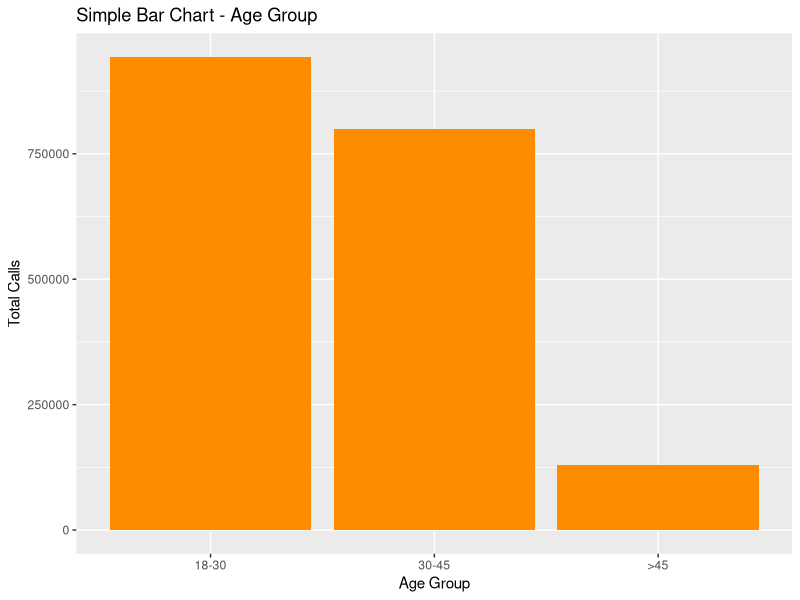
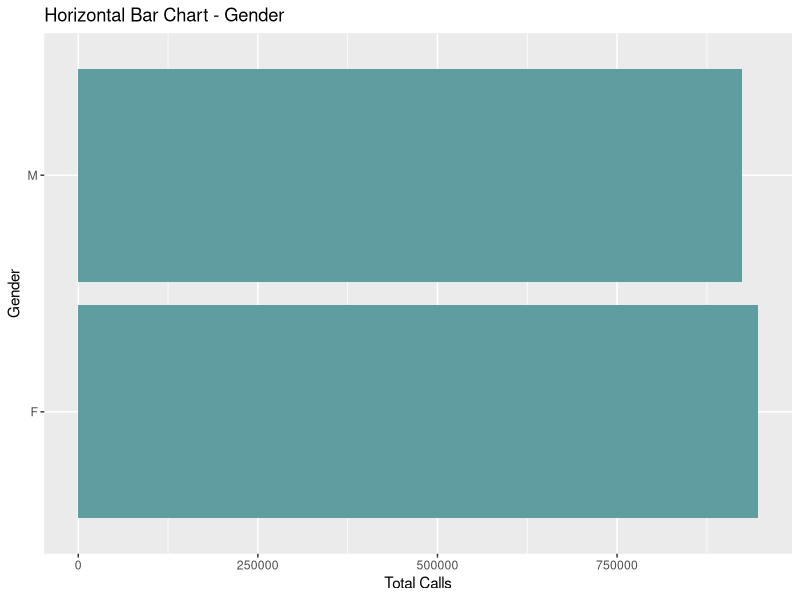
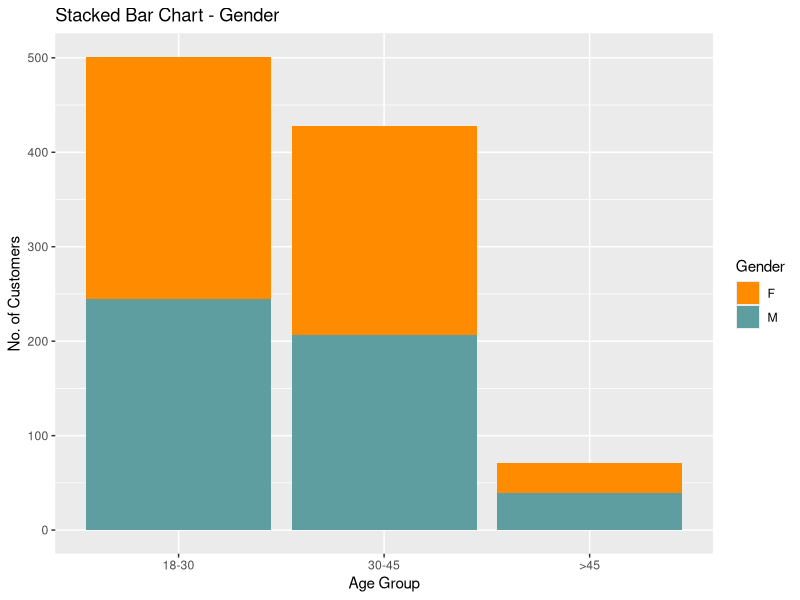
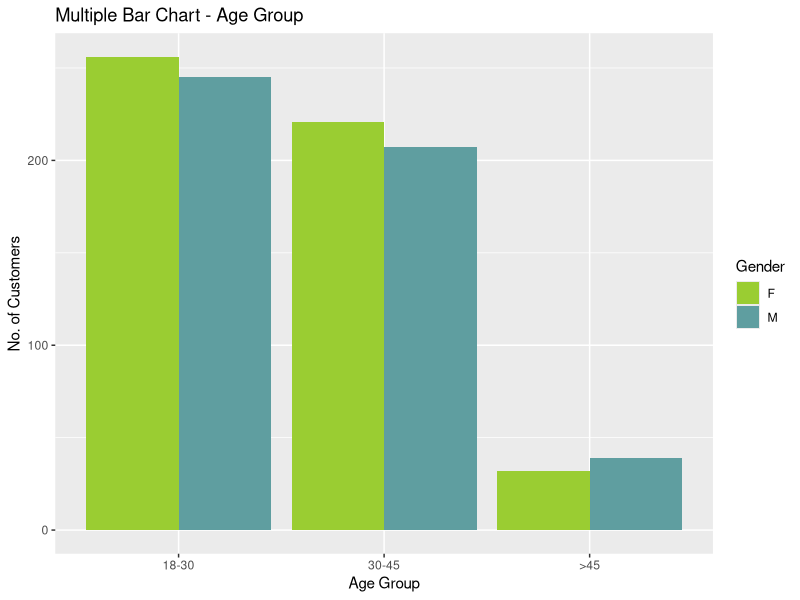
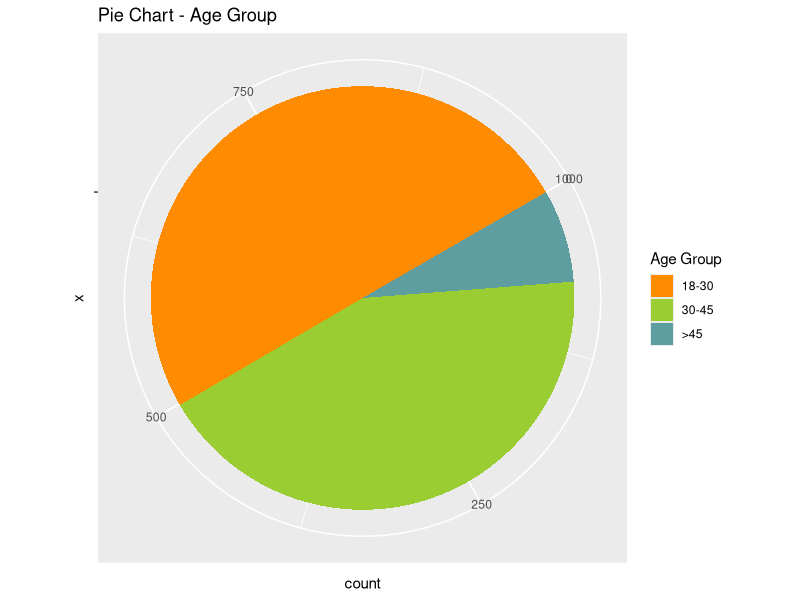
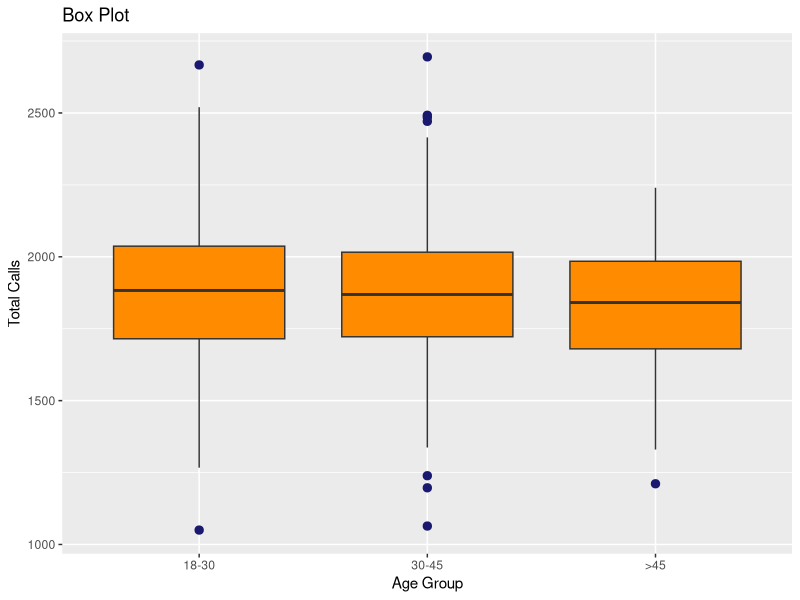
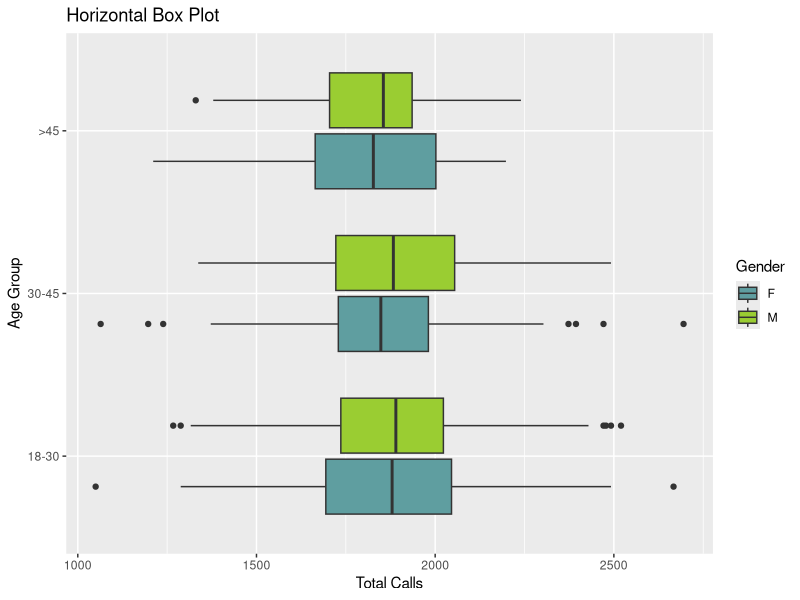
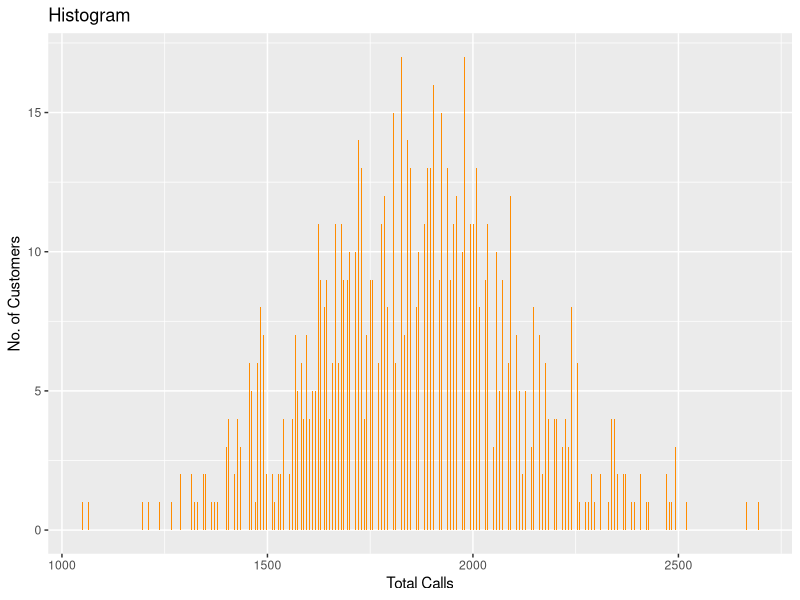

These figures' R source, in order:

library(ggplot2)

telecom <- read.csv("./data/0104_exploratory_data_analysis/05_data_visualisation/telecom.csv", header = TRUE)
telecom$Age_Group <- factor(telecom$Age_Group, levels = c("18-30", "30-45", ">45"))
head(telecom)

class(telecom$Calls)
class(telecom$Age_Group)


# Simple Bar Chart
ggplot(telecom, aes(x = Age_Group, y = Calls)) + 
  geom_bar(stat = "identity", fill = "darkorange") + 
  labs(x = "Age Group", y = "Total Calls", title = "Simple Bar Chart - Age Group")

# Horizontal Bar Chart
ggplot(telecom, aes(x = Gender, y = Calls)) + 
  geom_bar(stat = "identity", fill = "cadetblue") + 
  labs(x = "Gender", y = "Total Calls", title = "Horizontal Bar Chart - Gender") + 
  coord_flip()

# Stacked Bar Chart
ggplot(telecom, aes(x = Age_Group)) + 
  geom_bar(aes(fill = Gender)) + 
  labs(x = "Age Group", y = "No. of Customers", title = "Stacked Bar Chart - Gender") + 
  scale_fill_manual(values = c("darkorange", "cadetblue"))

# Multiple Bar Chart 
ggplot(telecom, aes(x = Age_Group)) + 
  geom_bar(aes(fill = Gender), position = "dodge") + 
  labs(x = "Age Group", y = "No. of Customers", title = "Multiple Bar Chart - Age Group") + 
  scale_fill_manual(values = c("yellowgreen", "cadetblue"))

# Pie Chart
ggplot(telecom, aes(x = "", fill = Age_Group)) + 
  geom_bar(width = 1) + 
  coord_polar(theta = "y", start = pi / 3) + 
  labs(fill = "Age Group", title = "Pie Chart - Age Group") + 
  scale_fill_manual(values = c("darkorange", "yellowgreen", "cadetblue"))

# Box Plot
ggplot(telecom, aes(x = Age_Group, y = Calls)) + 
  geom_boxplot(fill = "darkorange", outlier.color = "midnightblue", outlier.size = 2.5) + 
  labs(x = "Age Group", y = "Total Calls", title = "Box Plot")

# Horizontal Boxplot 
ggplot(telecom, aes(x = Age_Group, y = Calls)) + 
  geom_boxplot(aes(fill = Gender)) + 
  labs(x = "Age Group", y = "Total Calls", title = "Horizontal Box Plot") + 
  scale_fill_manual(values = c("cadetblue", "yellowgreen")) + 
  coord_flip()

# Histogram
ggplot(telecom, aes(x = Calls)) + 
  geom_histogram(binwidth = 2, fill = "darkorange") + 
  labs(x = "Total Calls", y = "No. of Customers", title = "Histogram")

# Histogram
ggplot(telecom, aes(x = Calls)) + 
  geom_histogram(binwidth = 10, aes(fill = Age_Group)) + 
  labs(x = "Total Calls", y = "Age Group", title = "Histogram - Age Group", colour = "Age Group") + 
  scale_fill_manual(values = c("cadetblue", "yellowgreen", "darkorange"))


